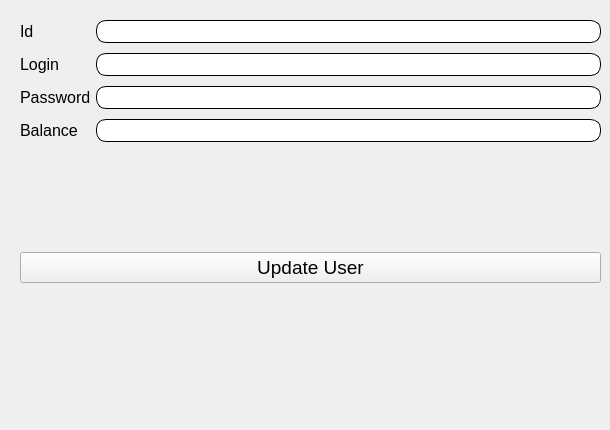
          <widget class="QWidget" name="DeleteTab_4">
           <attribute name="title">
            <string extracomment="This page is using to delete row">Update</string>
           </attribute>
           <widget class="QWidget" name="formLayoutWidget_8">
            <property name="geometry">
             <rect>
              <x>20</x>
              <y>20</y>
              <width>581</width>
              <height>401</height>
             </rect>
            </property>
            <layout class="QFormLayout" name="formLayout_11">
             <property name="horizontalSpacing">
              <number>5</number>
             </property>
             <property name="verticalSpacing">
              <number>10</number>
             </property>
             <item row="0" column="0">
              <widget class="QLabel" name="label_28">
               <property name="font">
                <font>
                 <family>Segoe UI</family>
                 <pointsize>12</pointsize>
                </font>
               </property>
               <property name="text">
                <string>Id</string>
               </property>
              </widget>
             </item>
             <item row="0" column="1">
              <widget class="QLineEdit" name="usersIdUpdateEditField">
               <property name="font">
                <font>
                 <family>Segoe UI</family>
                 <pointsize>12</pointsize>
                </font>
               </property>
               <property name="styleSheet">
                <string notr="true">#usersIdUpdateEditField{
background-color: white; 
border-style: outset;
border-width: 1px;
border-radius: 10px;
}</string>
               </property>
               <property name="readOnly">
                <bool>true</bool>
               </property>
              </widget>
             </item>
             <item row="1" column="0">
              <widget class="QLabel" name="label_23">
               <property name="font">
                <font>
                 <family>Segoe UI</family>
                 <pointsize>12</pointsize>
                </font>
               </property>
               <property name="text">
                <string>Login</string>
               </property>
              </widget>
             </item>
             <item row="1" column="1">
              <widget class="QLineEdit" name="usersLoginUpdateEditField">
               <property name="font">
                <font>
                 <family>Segoe UI</family>
                 <pointsize>12</pointsize>
                </font>
               </property>
               <property name="styleSheet">
                <string notr="true">#usersLoginUpdateEditField{
background-color: white;
border-style: outset;
border-width: 1px;
border-radius: 10px;
}</string>
               </property>
              </widget>
             </item>
             <item row="2" column="1">
              <widget class="QLineEdit" name="usersPasswordUpdateEditField">
               <property name="font">
                <font>
                 <family>Segoe UI</family>
                 <pointsize>12</pointsize>
                </font>
               </property>
               <property name="styleSheet">
                <string notr="true">#usersPasswordUpdateEditField{
background-color: white; 
border-style: outset;
border-width: 1px;
border-radius: 10px;
}</string>
               </property>
              </widget>
             </item>
             <item row="3" column="1">
              <widget class="QLineEdit" name="usersBalanceUpdateEditField">
               <property name="font">
                <font>
                 <family>Segoe UI</family>
                 <pointsize>12</pointsize>
                </font>
               </property>
               <property name="styleSheet">
                <string notr="true">#usersBalanceUpdateEditField{
background-color: white; 
border-style: outset;
border-width: 1px;
border-radius: 10px;
}</string>
               </property>
              </widget>
             </item>
             <item row="4" column="0" colspan="2">
              <layout class="QHBoxLayout" name="horizontalLayout_9">
               <property name="spacing">
                <number>1</number>
               </property>
               <property name="topMargin">
                <number>100</number>
               </property>
               <item>
                <widget class="QPushButton" name="usersUpdateButton">
                 <property name="font">
                  <font>
                   <family>Segoe UI</family>
                   <pointsize>14</pointsize>
                  </font>
                 </property>
                 <property name="styleSheet">
                  <string notr="true">#usersUpdateButton{
background-color: #F0F0F0;
/* color: green; */
color: black;
/* border-style: double;
border-width: 1px;
border-color:	#E87F6F;
*/
}

#usersUpdateButton:hover{
background-color: white;
color: black;
}</string>
                 </property>
                 <property name="text">
                  <string>Update User</string>
                 </property>
                </widget>
               </item>
              </layout>
             </item>
             <item row="2" column="0">
              <widget class="QLabel" name="label_26">
               <property name="font">
                <font>
                 <family>Segoe UI</family>
                 <pointsize>12</pointsize>
                </font>
               </property>
               <property name="text">
                <string>Password</string>
               </property>
              </widget>
             </item>
             <item row="3" column="0">
              <widget class="QLabel" name="label_29">
               <property name="font">
                <font>
                 <family>Segoe UI</family>
                 <pointsize>12</pointsize>
                </font>
               </property>
               <property name="text">
                <string>Balance</string>
               </property>
              </widget>
             </item>
            </layout>
           </widget>
          </widget>
